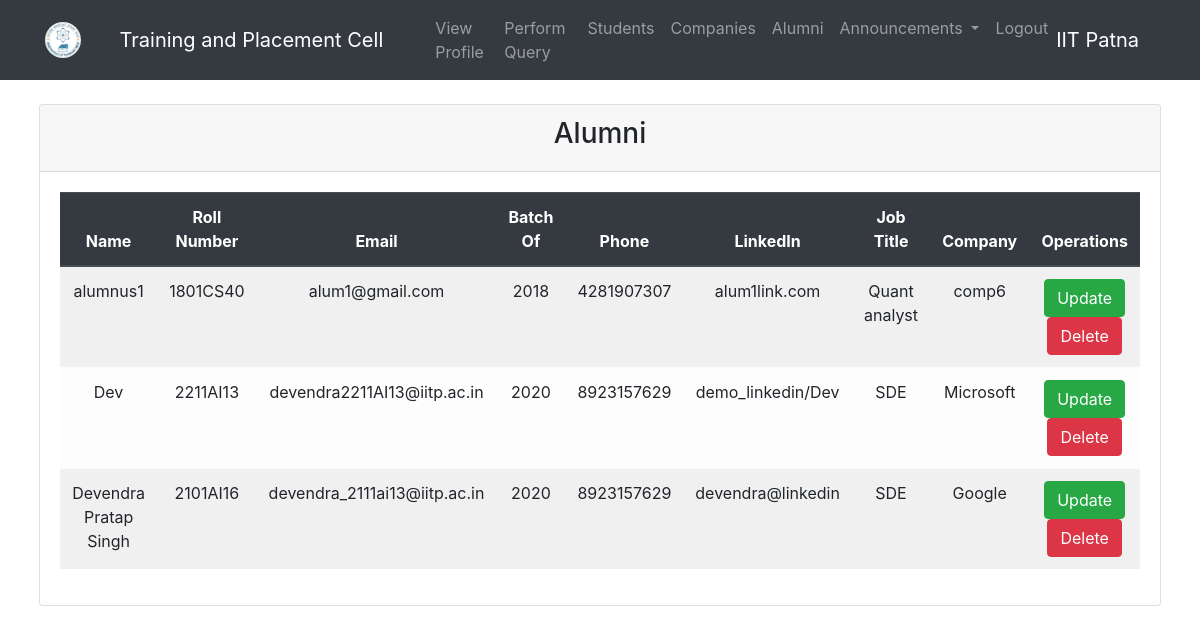
The app's page /admin_alumni.php with its own data.
### tables this page shows
CREATE TABLE `alumni` (
  `fname` varchar(100) NOT NULL,
  `password` varchar(255) NOT NULL,
  `email` varchar(100) NOT NULL,
  `rollno` varchar(8) NOT NULL,
  `batchof` int(11) NOT NULL,
  `phone` text NOT NULL,
  `linkedin` text NOT NULL,
  `job` text NOT NULL,
  `company` text NOT NULL
);

### admin_alumni.php (the view, shortened to what this page needs)
<?php
include 'connection.php';
?>
<!doctype html>
<html lang="en">
<head>
    <link rel="stylesheet" href="https://stackpath.bootstrapcdn.com/bootstrap/4.4.1/css/bootstrap.min.css"
>
</head>
<body>
    <?php require '_nav_in_admin.php' ?>
    <div class="container-fluid px-4">
        <br>
        <div class="col-md-12">
            <div class="card">
                <div class="card-header">
                    <h3>
                        <center>Alumni<center>
                    </h3>
                </div>
                <div class="card-body">
                    <div class="table-responsive">
                        <table class="table table-striped table-light table-hover table text-center">
                            <thead class="thead-dark">
                                <tr>
                                    <th scope="col">Name</th>
                                    <th scope="col">Roll Number</th>
                                    <th scope="col">Email</th>
                                    <th scope="col">Batch Of</th>
                                    <th scope="col">Phone</th>
                                    <th scope="col">LinkedIn</th>
                                    <th scope="col">Job Title</th>
                                    <th scope="col">Company</th>
                                    <th scope="col">Operations</th>
                                </tr>
                            </thead>
                            <tbody>
                                <?php
                                $query = "select * from alumni";
                                $query_run = mysqli_query($conn, $query);
                                if (mysqli_num_rows($query_run) > 0) {
                                    foreach ($query_run as $row) {
                                        ?>
                                        <tr>
                                            <td>
                                                <?= $row["fname"]; ?>
                                            </td>
                                            <td>
                                                <?= $row["rollno"]; ?>
                                            </td>
                                            <td>
                                                <?= $row["email"]; ?>
                                            </td>
                                            <td>
                                                <?= $row["batchof"]; ?>
                                            </td>
                                            <td>
                                                <?= $row["phone"]; ?>
                                            </td>
                                            <td>
                                                <?= $row["linkedin"]; ?>
                                            </td>
                                            <td>
                                                <?= $row["job"]; ?>
                                            </td>
                                            <td>
                                                <?= $row["company"]; ?>
                                            </td>
                                            <td><a href="admin_alumni_update.php?email=<?= $row["email"]; ?>"
                                                    class="btn btn-success">Update</a>
                                                <a href="admin_alumni_delete.php?email=<?= $row["email"]; ?>"
                                                    onclick="return checkdelete()" class="btn btn-danger">Delete</a>
                                            </td>
                                        </tr>
                                        <?php
                                    }
                                } else {
                                    ?>
                                    <tr>
                                        <td colspan="4">No record found</td>
                                    </tr>
                                    <?php
                                }
                                ?>
                            </tbody>
                        </table>
</body>
</html>

### records on screen
alumni: fname "alumnus1", rollno "1801CS40", email "alum1@gmail.com", batchof "2018", phone "4281907307", linkedin "alum1link.com", job "Quant analyst", company "comp6"
alumni: fname "Dev", rollno "2211AI13", email "devendra2211AI13@iitp.ac.in", batchof "2020", phone "8923157629", linkedin "demo_linkedin/Dev", job "SDE", company "Microsoft"
alumni: fname "Devendra Pratap Singh", rollno "2101AI16", email "devendra_2111ai13@iitp.ac.in", batchof "2020", phone "8923157629", linkedin "devendra@linkedin", job "SDE", company "Google"
